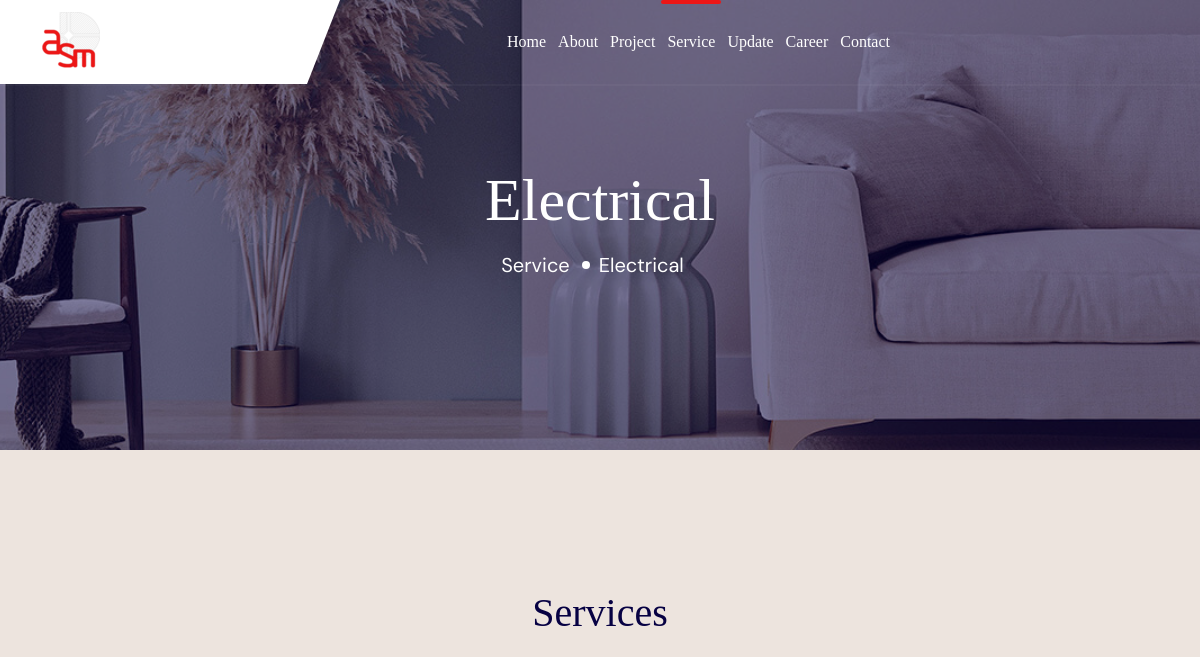
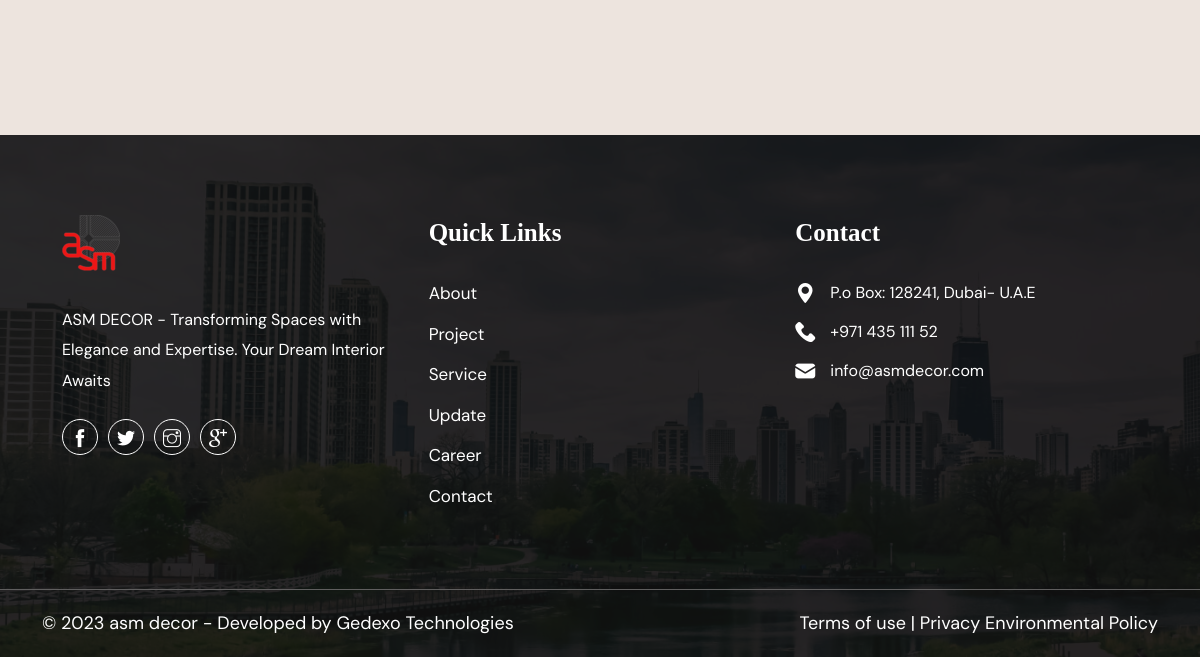
The app's page /services/electrical/, older data (2 pictures, top to bottom).
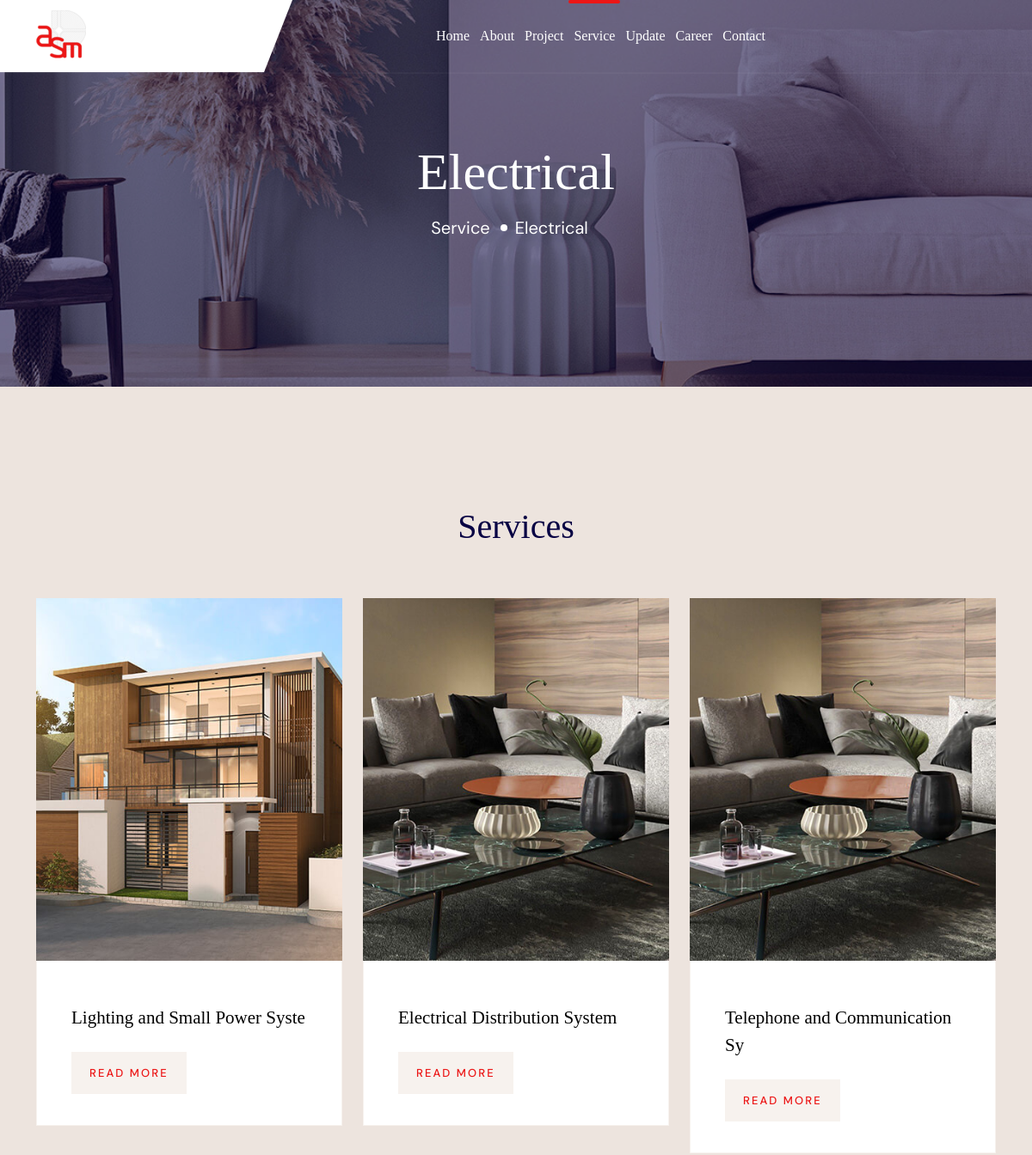
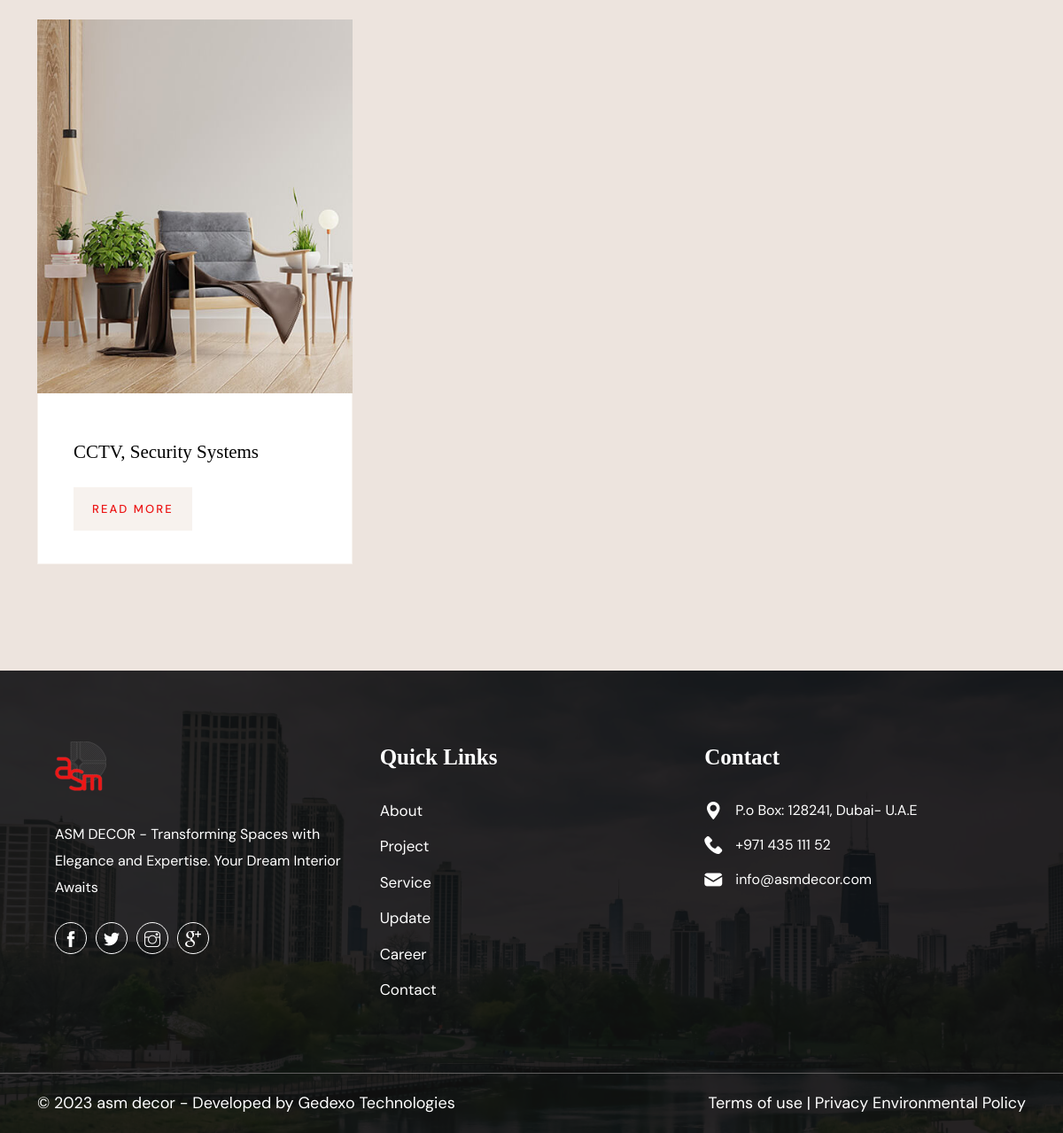
The same page, newer data (2 pictures, top to bottom).
### web/models.py (models this page shows, shortened)
class ServiceCategory(models.Model):
    name=models.CharField(max_length=30)
    icon=models.ImageField()
    description=models.TextField()
    slug = models.SlugField(max_length=100, unique=True)
    def __str__(self):
        return self.name

class Service (models.Model):
    category=models.ForeignKey("web.ServiceCategory",on_delete=models.CASCADE)
    title=models.CharField(max_length=30)
    image=models.ImageField(upload_to='service')
    description=HTMLField()
    slug = models.SlugField(unique=True, max_length=100, blank=True, null=True)

### web/views.py (the view)
# urls.py: path("services/<slug:category_slug>/", views.ServiceSingleView.as_view(), name="service-single"),
class ServiceSingleView(TemplateView):
    template_name="web/service-single.html"
    def get_context_data(self, **kwargs):
        context = super().get_context_data(**kwargs)
        category_slug = self.kwargs['category_slug']
        category = get_object_or_404(ServiceCategory, slug=category_slug)
        context["category"] = category
        context["services"] = Service.objects.filter(category=category)
        context["is_service"] = True
        return context

### templates/web/service-single.html (shortened to what this page needs)
{% extends "web/base.html" %}
{% load static %}
{% block content %}
        <section class="wpo-page-title">
            <div class="container">
                <div class="row">
                    <div class="col col-xs-12">
                        <div class="wpo-breadcumb-wrap">
                            <h2>{{category}}</h2>
                            <ol class="wpo-breadcumb-wrap">
                                <li><a href="{% url 'web:service' %}">Service</a></li>
                                <li>{{category}}</li>
                            </ol>
                        </div>
                    </div>
                </div>
            </div>
        </section>
        <section class="wpo-blog-section section-padding">
            <div class="container">
                <div class="row justify-content-center">
                    <div class="col-lg-6">
                        <div class="wpo-section-title">
                            <h2>Services</h2>
                        </div>
                    </div>
                </div>
                <div class="blog-wrapper">
                    <div class="row wpo-blog gutter-y">
                        {% for service in services %}
                        <div class="blog-single col-lg-4 col-md-6 col-12">
                            <div class="images">
                                <img src="{{ service.image.url }}" alt="">
                            </div>
                            <div class="text services">
                                <h2>{{service.title}}</h2>
                                <a href="{% url "web:service-detail" service.slug %}">READ MORE</a>
                            </div>
                        </div>
                        {% endfor %}
                    </div>
                </div>
            </div>
        </section>
{% endblock %}

### templates/web/base.html (shortened to what this page needs)
{% load static %}
<!DOCTYPE html>
<html lang="en">
<head>
    <link href="{% static 'web/assets/css/themify-icons.css' %}" rel="stylesheet">
    <link href="{% static 'web/assets/css/flaticon.css' %}" rel="stylesheet">
    <link href="{% static 'web/assets/css/bootstrap.min.css' %}" rel="stylesheet">
    <link href="{% static 'web/assets/css/animate.css' %}" rel="stylesheet">
    <link href="{% static 'web/assets/css/owl.carousel.css' %}" rel="stylesheet">
    <link href="{% static 'web/assets/css/owl.theme.css' %}" rel="stylesheet">
    <link href="{% static 'web/assets/css/slick.css' %}" rel="stylesheet">
    <link href="{% static 'web/assets/css/slick-theme.css' %}" rel="stylesheet">
    <link href="{% static 'web/assets/css/swiper.min.css' %}" rel="stylesheet">
    <link href="{% static 'web/assets/css/owl.transitions.css' %}" rel="stylesheet">
    <link href="{% static 'web/assets/css/jquery.fancybox.css' %}" rel="stylesheet">
    <link href="{% static 'web/assets/css/odometer-theme-default.css' %}" rel="stylesheet">
    <link href="{% static 'web/assets/sass/style.css' %}" rel="stylesheet">
    <link href="{% static 'web/assets/css/custom.css' %}" rel="stylesheet">
</head>
<body>
    <div class="page-wrapper">
        {% include "web/partials/header.html" %}
        {% block content %}{% endblock  %}
        {% include "web/partials/footer.html" %}
    </div>
</body>
</html>

### templates/web/partials/header.html (shortened to what this page needs)
  {% load static %}
        <header id="header" class="wpo-header-style-1">
            <div class="wpo-site-header">
                <nav class="navigation navbar navbar-expand-lg navbar-light">
                    <div class="container">
                        <div class="row align-items-center">
                            <div class="col-lg-3 col-md-5 col-6">
                                <div class="navbar-header">
                                    <a class="navbar-brand" href="{% url "web:index" %}"><img src="{% static 'web/assets/images/logo.png' %}"
                                            alt=""></a>
                                </div>
                            </div>
                            <div class="col-lg-8 col-md-1 col-1">
                                <div id="navbar" class="collapse navbar-collapse navigation-holder">
                                    <ul class="nav navbar-nav mb-2 mb-lg-0">
                                        <li><a class=" {% if is_index %}active{% endif %}" href="{% url "web:index" %}">Home</a></li>
                                        <li><a class="{% if is_about %}active{% endif %}" href="{% url "web:about" %}">About</a></li>
                                        <li><a class="{% if is_project %}active{% endif %}" href="{% url "web:project" %}">Project</a></li>
                                        <li><a class="{% if is_service %}active{% endif %}" href="{% url "web:service" %}">Service</a></li>
                                        <li><a class="{% if is_update %}active{% endif %}" href="{% url "web:update" %}">Update</a></li>
                                        <li><a class="{% if is_career %}active{% endif %}" href="{% url "web:career" %}">Career</a></li>
                                        <li><a class="{% if is_contact %}active{% endif %}" href="{% url "web:contact" %}">Contact</a></li>
                                    </ul>
                                </div>
                            </div>
                        </div>
                    </div>
                </nav>
            </div>
        </header>

### templates/web/partials/footer.html (shortened to what this page needs)
   {% load static %}
        <footer class="wpo-site-footer">
            <div class="wpo-upper-footer">
                <div class="container">
                    <div class="row">
                        <div class="col col-xl-4 col-lg-4 col-md-6 col-sm-12 col-12">
                            <div class="widget about-widget">
                                <div class="logo widget-title">
                                    <a class="logo" href="{% url "web:index" %}"><img src="{% static 'web/assets/images/logo.png' %}" alt=""></a>
                                </div>
                                <p>ASM DECOR - Transforming Spaces with Elegance and Expertise. Your Dream Interior Awaits</p>
                                <ul>
                                    <li>
                                        <a href="#">
                                            <i class="ti-facebook"></i>
                                        </a>
                                    </li>
                                    <li>
                                        <a href="#">
                                            <i class="ti-twitter-alt"></i>
                                        </a>
                                    </li>
                                    <li>
                                        <a href="#">
                                            <i class="ti-instagram"></i>
                                        </a>
                                    </li>
                                    <li>
                                        <a href="#">
                                            <i class="ti-google"></i>
                                        </a>
                                    </li>
                                </ul>
                            </div>
                        </div>
                        <div class="col col-xl-4  col-lg-4 col-md-6 col-sm-12 col-12">
                            <div class="widget link-widget">
                                <div class="widget-title">
                                    <h3>Quick Links</h3>
                                </div>
                                <ul>
                                    <li><a href="{% url "web:about" %}">About</a></li>
                                    <li><a href="{% url "web:project" %}">Project</a></li>
                                    <li><a href="{% url "web:service" %}">Service</a></li>
                                    <li><a href="{% url "web:update" %}">Update</a></li>
                                    <li><a href="{% url "web:career" %}">Career</a></li>
                                    <li><a href="{% url "web:contact" %}">Contact</a></li>
                                </ul>
                            </div>
                        </div>
                        <div class="col col-xl-4  col-lg-4 col-md-6 col-sm-12 col-12">
                            <div class="widget wpo-service-link-widget">
                                <div class="widget-title">
                                    <h3>Contact </h3>
                                </div>
                                <div class="contact-ft">
                                    <ul>
                                        <li><i class="fi flaticon-maps-and-flags"></i>P.o Box: 128241,
                                            Dubai- U.A.E </li>
                                        <li><i class="fi flaticon-phone-call"></i>+971 435 111 52</li>
                                        <li><i class="fi flaticon-email"></i>info@asmdecor.com</li>
                                    </ul>
                                </div>
                            </div>
                        </div>
                    </div>
                </div>
            </div>
            <div class="wpo-lower-footer">
                <div class="container">
                    <div class="row">
                        <div class="col col-xs-12">
                            <ul>
                                <li>© 2023 asm decor - Developed by Gedexo Technologies</li>
                                <li><a href="#">Terms of use |</a> <a href="#">Privacy Environmental Policy</a></li>
                            </ul>
                        </div>
                    </div>
                </div>
            </div>
        </footer>

### static/web/assets/css/custom.css (style rules this page uses)
.wpo-blog-section .blog-wrapper .blog-single .text.services { padding: 40px 40px 50px; background-color: #ffffff; }
.gutter-y { --bs-gutter-y: 1.5rem; }

Row changes from the older to the newer data that the page shows:
added Service: image (picture), title "Lighting and Small Power Syste"
added Service: image (picture), title "Electrical Distribution System"
added Service: image (picture), title "Telephone and Communication Sy"
added Service: image (picture), title "CCTV, Security Systems"
